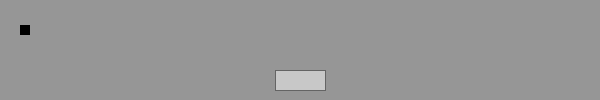
Frame 1 (no input)
Frame 60 (the mouse pressed at the canvas centre just before this capture): identical to frame 1, image omitted
Frame 120 (the mouse held since frame 60 and released just before this capture): identical to frame 1, image omitted

The Processing sketch that drew this single still picture (run headless with seeded random() and noise(); from frame 60 on, the mouse is pressed at the canvas centre):

// Processing sketch: interactive_start_button
// ── interactive_start_button.pde
// Interactive Button (step 1)
// button
float btnX, btnY, btnW, btnH;
color btnUpState = color(200, 200, 200);
color btnOverState = color(200, 200, 50);
color btnDownState = color(255, 150, 20);
color btnBackground = btnUpState;
// moving square
float x = 25;
float y = 30;
float w = 10;
float h = w;
float xSpeed = 0;
void setup(){
size(600, 100);
btnX = width/2;
btnY = height-20;
btnW = 50;
btnH = 20;
}
void draw(){
background(150);
rectMode(CENTER);
fill(btnBackground);
stroke(100);
rect(btnX, btnY, btnW, btnH);
fill(0);
noStroke();
rect(x, y, w, h);
x+=xSpeed;
}
void mousePressed(){
if (mouseX>btnX-btnW/2 && mouseX< btnX+btnW/2 && 
mouseY>btnY-btnH/2 && mouseY< btnY+btnH/2){
xSpeed+=.2;
btnBackground = btnDownState;
}
}
void mouseReleased(){
btnBackground = btnOverState;
}
void mouseMoved(){
if (mouseX>btnX-btnW/2 && mouseX< btnX+btnW/2 && 
mouseY>btnY-btnH/2 && mouseY< btnY+btnH/2){
cursor(HAND);
btnBackground = btnOverState;
} else {
cursor(ARROW);
btnBackground = btnUpState;
}
}
